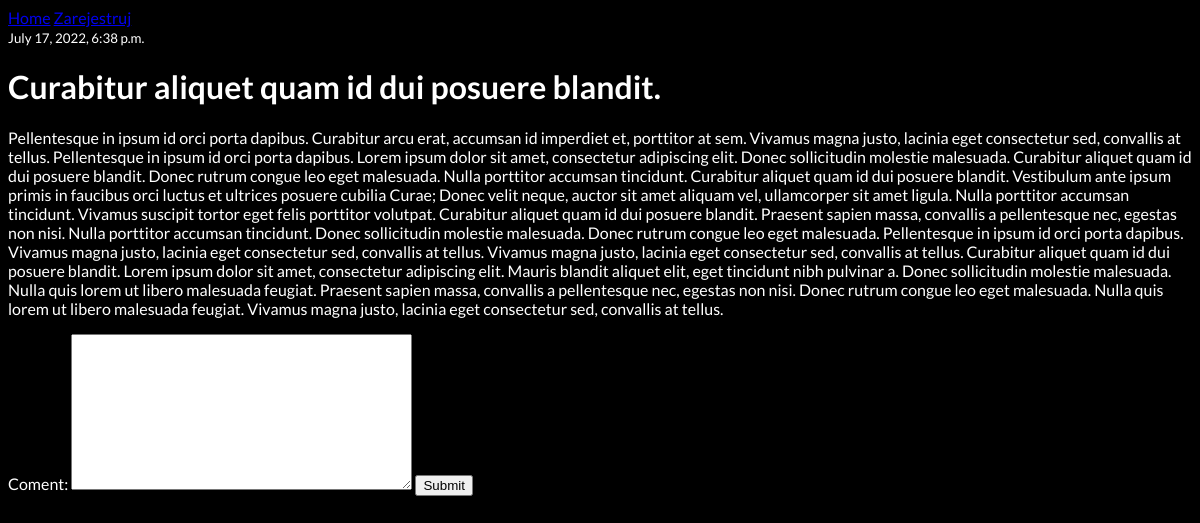
Before: /article/1 with the older database file.
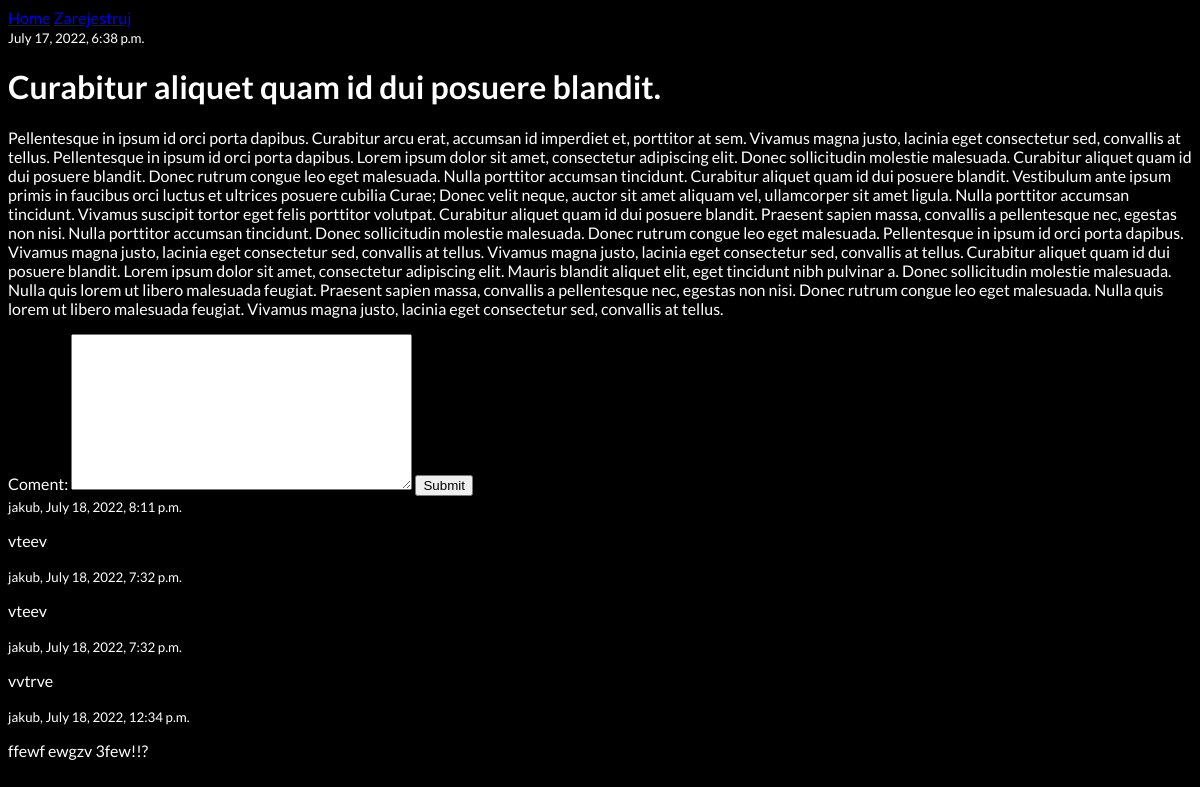
After: the same page with the newer database file.
### blok/models.py (models this page shows)
class Article(models.Model):
    title = models.TextField()
    content = models.TextField()
    author = models.ForeignKey(User, on_delete=models.SET_NULL, null=True)
    publication_date = models.DateTimeField(auto_now=True)
    def __str__(self):
        return self.title

class Coment(models.Model):
    comented_article = models.ForeignKey(Article, on_delete=models.CASCADE)
    coments_author = models.ForeignKey(User, on_delete=models.SET_DEFAULT, default='profl usunięty')
    coment = models.TextField()
    coment_publication = models.DateTimeField(auto_now=True)
    def __str__(self):
        return self.coment

### blok/views.py (the view, shortened to what this page needs)
# urls.py: path('article/<str:pk>', views.article_page, name='article'),
def article_page(request,pk):
    story = Article.objects.get(id=pk)
    coments = Coment.objects.all().order_by('-coment_publication')
    form = ComentFrom()
    context = {'story':story, 'coments':coments,'form':form}
    return render(request, 'blok/article.html', context)

### blok/forms.py
class ComentFrom(ModelForm):
    class Meta:
        model = Coment
        fields = '__all__'
        exclude = ['comented_article', 'coments_author']

### blok/templates/blok/article.html (shortened to what this page needs)
{% extends 'main.html' %}
{% block content %}
<div>
    <small>{{story.publication_date}}</small>
    <h1>{{story}}</h1>
    <p>{{story.content}}</p>
</div>
<div>
    <form method="POST" action="">
        {{form}}
        <input type='submit' >
    </form>
</div>
<div>
    {% for coment in coments %}
    <small>{{coment.coments_author}}, {{coment.coment_publication}}</small>
    <p>{{coment}}</p>
    {% endfor %}
</div>
{% endblock content %}

### templates/main.html (shortened to what this page needs)
<!DOCTYPE html>
{% load static %}
<html>
<head>
    <link rel="stylesheet" href="{% static 'styles/main.css' %}" />
</head>
<body>
    {% include 'navbar.html' %}
    {% block content %}
    {% endblock content %}
</body>
</html>

### templates/navbar.html
<a href="{% url 'home' %}">Home</a>
<a href="{% url 'register' %}">Zarejestruj</a>

### static/styles/main.css (style rules this page uses)
body { font-family: 'Lato', sans-serif; color: white; background-color: black; }

Changed rows visible on the page:
added Coment: coments_author "jakub", coment_publication "July 18, 2022, 8:11 p.m.", coment "vteev"
added Coment: coments_author "jakub", coment_publication "July 18, 2022, 7:32 p.m.", coment "vteev"
added Coment: coments_author "jakub", coment_publication "July 18, 2022, 7:32 p.m.", coment "vvtrve"
added Coment: coments_author "jakub", coment_publication "July 18, 2022, 12:34 p.m.", coment "ffewf ewgzv 3few!!?"
